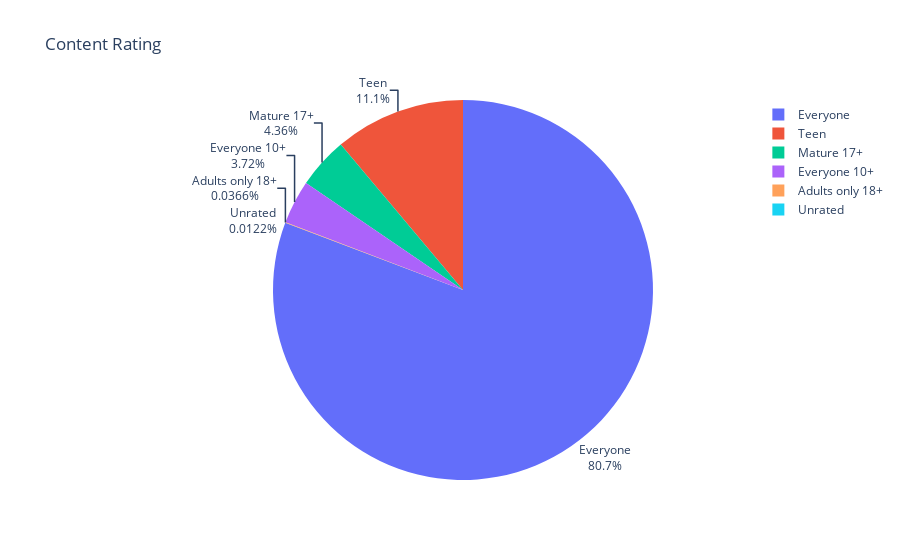

Notebook cell for this chart:
### Code cell
# --- Present the ratings data as a pie chart:

fig = px.pie(labels = ratings.index, 
             values = ratings.values,
             title = "Content Rating",
             names = ratings.index
             )

fig.update_traces(textposition = "outside", 
                  textinfo = "percent+label")

fig.show()

### Figure 1 — Plotly figure (JSON) as saved in the notebook; plotly's stock layout.template omitted (floating-point values rounded to 4 significant figures)
{"data": [{"domain": {"x": [0, 1], "y": [0, 1]}, "hovertemplate": "label=%{label}<br>value=%{value}<extra></extra>", "labels": ["Everyone", "Teen", "Mature 17+", "Everyone 10+", "Adults only 18+", "Unrated"], "legendgroup": "", "name": "", "showlegend": true, "textinfo": "percent+label", "textposition": "outside", "type": "pie", "values": [6619, 912, 357, 305, 3, 1]}], "layout": {"legend": {"tracegroupgap": 0}, "title": {"text": "Content Rating"}}}
